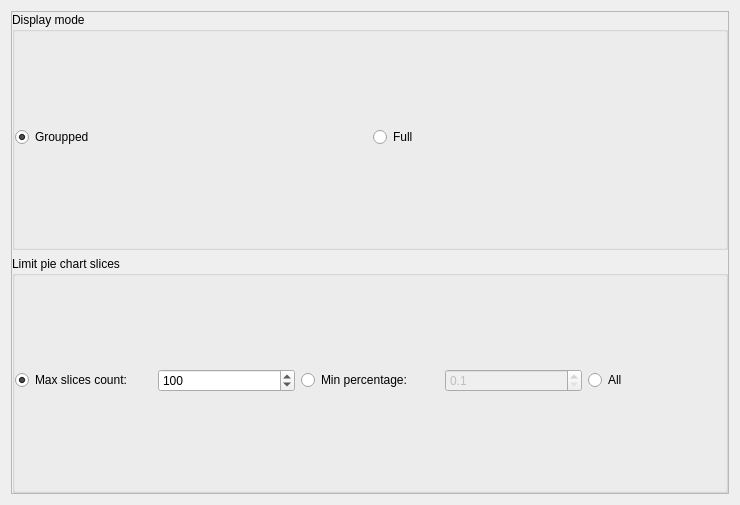
<?xml version="1.0" encoding="UTF-8"?>
<ui version="4.0">
 <class>GraphDialog</class>
 <widget class="QDialog" name="GraphDialog">
  <property name="geometry">
   <rect>
    <x>0</x>
    <y>0</y>
    <width>740</width>
    <height>505</height>
   </rect>
  </property>
  <property name="windowTitle">
   <string>WorkerTracker Analyzer - Charts</string>
  </property>
  <layout class="QVBoxLayout" name="verticalLayout">
   <item>
    <widget class="QFrame" name="frame">
     <property name="frameShape">
      <enum>QFrame::StyledPanel</enum>
     </property>
     <property name="frameShadow">
      <enum>QFrame::Raised</enum>
     </property>
     <layout class="QVBoxLayout" name="verticalLayout_2">
      <property name="leftMargin">
       <number>0</number>
      </property>
      <property name="topMargin">
       <number>0</number>
      </property>
      <property name="rightMargin">
       <number>0</number>
      </property>
      <property name="bottomMargin">
       <number>0</number>
      </property>
      <item>
       <widget class="QGroupBox" name="groupBox">
        <property name="title">
         <string>Display mode</string>
        </property>
        <property name="alignment">
         <set>Qt::AlignLeading|Qt::AlignLeft|Qt::AlignTop</set>
        </property>
        <layout class="QHBoxLayout" name="horizontalLayout">
         <property name="spacing">
          <number>6</number>
         </property>
         <property name="leftMargin">
          <number>0</number>
         </property>
         <property name="topMargin">
          <number>0</number>
         </property>
         <property name="rightMargin">
          <number>0</number>
         </property>
         <property name="bottomMargin">
          <number>5</number>
         </property>
         <item>
          <widget class="QRadioButton" name="overviewModeRadioButton">
           <property name="text">
            <string>Groupped</string>
           </property>
           <property name="checked">
            <bool>true</bool>
           </property>
          </widget>
         </item>
         <item>
          <widget class="QRadioButton" name="fullModeRadioButton">
           <property name="text">
            <string>Full</string>
           </property>
          </widget>
         </item>
        </layout>
       </widget>
      </item>
      <item>
       <widget class="QGroupBox" name="groupBox_2">
        <property name="title">
         <string>Limit pie chart slices</string>
        </property>
        <property name="alignment">
         <set>Qt::AlignLeading|Qt::AlignLeft|Qt::AlignTop</set>
        </property>
        <layout class="QHBoxLayout" name="horizontalLayout_2">
         <property name="spacing">
          <number>6</number>
         </property>
         <property name="leftMargin">
          <number>0</number>
         </property>
         <property name="topMargin">
          <number>0</number>
         </property>
         <property name="rightMargin">
          <number>0</number>
         </property>
         <property name="bottomMargin">
          <number>5</number>
         </property>
         <item>
          <widget class="QRadioButton" name="maxCntPolicyRadioButton">
           <property name="text">
            <string>Max slices count:</string>
           </property>
           <property name="checked">
            <bool>true</bool>
           </property>
          </widget>
         </item>
         <item>
          <widget class="QSpinBox" name="maxCountSpinBox">
           <property name="minimum">
            <number>1</number>
           </property>
           <property name="maximum">
            <number>999999999</number>
           </property>
           <property name="singleStep">
            <number>5</number>
           </property>
           <property name="value">
            <number>100</number>
           </property>
          </widget>
         </item>
         <item>
          <widget class="QRadioButton" name="minPercentagePolicyRadioButton">
           <property name="text">
            <string>Min percentage:</string>
           </property>
          </widget>
         </item>
         <item>
          <widget class="QDoubleSpinBox" name="minPercentageDoubleSpinBox">
           <property name="enabled">
            <bool>false</bool>
           </property>
           <property name="decimals">
            <number>1</number>
           </property>
           <property name="minimum">
            <double>0.100000000000000</double>
           </property>
          </widget>
         </item>
         <item>
          <widget class="QRadioButton" name="allPolicyRadioButton">
           <property name="text">
            <string>All</string>
           </property>
          </widget>
         </item>
        </layout>
       </widget>
      </item>
     </layout>
    </widget>
   </item>
  </layout>
 </widget>
 <resources/>
 <connections/>
</ui>
